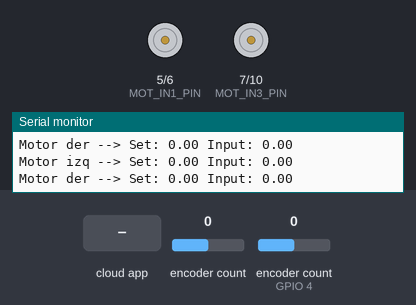
Bench run of a sketch on a simulated ESP32-C3. Shown: motor-driver pin pairs drawn as motors (green arrow = first pin HIGH = forward, orange = second pin HIGH = backward, longer = more drive), the last lines printed to the serial monitor. Inputs (shaded band) come from the test bench; at power-on: encoder count 0, encoder count (sensor on GPIO 4) 0. The RemoteXY app is connected.

Above: at 1.2 s.
1.3 s: encoder count (sensor 0) set to 1
At 1.9 s:
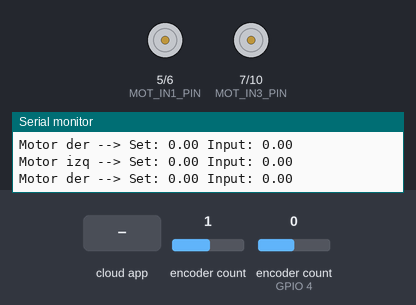
2.8 s: the phone or cloud app sets Mando_Y to 1
At 4.0 s:
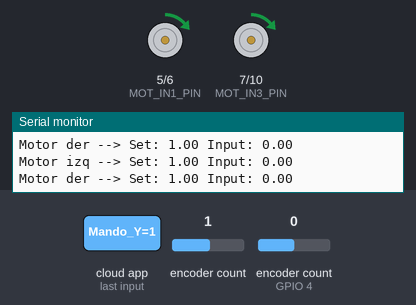
5.8 s: encoder count (sensor on GPIO 4) set to 1
At 6.5 s:
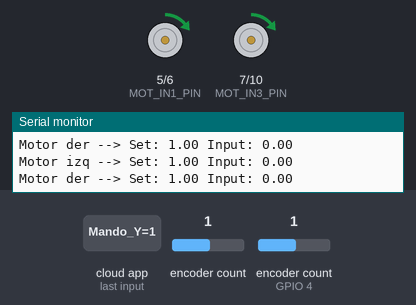
7.3 s: encoder count (sensor 0) set to 2
At 7.6 s:
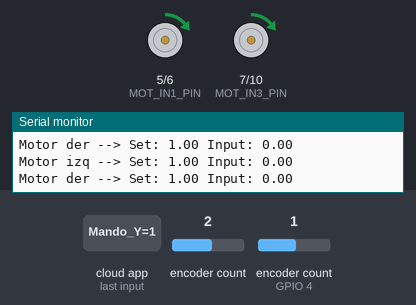
8.8 s: the phone or cloud app sets Mando_X to 1
At 9.7 s:
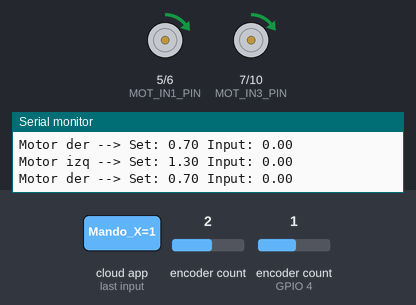
11.8 s: the phone or cloud app sets Mando_Y to 0
At 13.2 s:
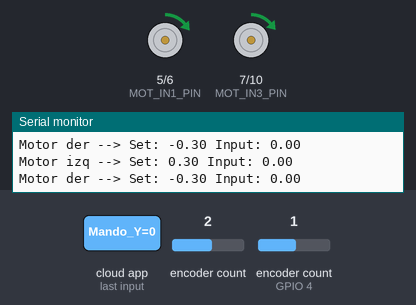
Timing chart, 0 to 15.8 s (numbered marks = the images above; inputs shaded):
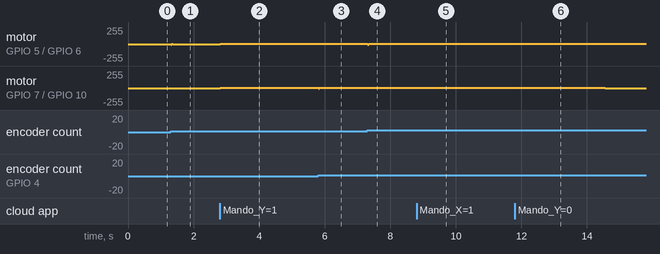

The sketch:

Codigo_RemoteXY.ino
```cpp
#include <Arduino.h> // ESTO SIEMPRE VA PRIMERO
#include <Encoder.h> // para los encoder uwu
#include <PID_v1.h> // pid del motor?

// ==========================================
//        CONFIGURACIÓN PRINCIPAL
// ==========================================

// Comenta para usar Bluetooth, Descomenta para WIFI
// #define MODO_BASESTATION

// ID de este robot
#define MI_ROBOT_ID 1

// ==========================================
//               PINES Y MOTORES
// ==========================================

#define C1_MI 0
#define C2_MI 1
#define C1_MD 4
#define C2_MD 3

// DRV8833
#define MOT_IN1_PIN 5
#define MOT_IN2_PIN 6
#define MOT_IN3_PIN 7
#define MOT_IN4_PIN 10


Encoder encoderIzq(C1_MI, C2_MI);
Encoder encoderDer(C1_MD, C2_MD);

double SetpointIzq, InputIzq, OutputIzq;
double SetpointDer, InputDer, OutputDer;

double kp=7.0, ki=1.0, kd=0.1;

PID PID_Izq(&InputIzq, &OutputIzq, &SetpointIzq, kp, ki, kd, DIRECT);
PID PID_Der(&InputDer, &OutputDer, &SetpointDer, kp, ki, kd, DIRECT);

long posIzqAnt = 0, posDerAnt = 0;
unsigned long lastTime = 0;


// PWM Settings
const uint32_t PWM_FREQ = 20000;
const uint8_t  PWM_RES  = 10;

// Variables Puente (Funcionan para WiFi y BT)
float Input_X = 0;
float Input_Y = 0;

// ==========================================
//            BLOQUE 1: ESP-NOW (WIFI)
// ==========================================
#ifdef MODO_BASESTATION
  #include <esp_now.h>
  #include <WiFi.h>

  typedef struct struct_mensaje{
    int8_t x_robot_1;
    int8_t y_robot_1;

    int8_t x_robot_2;
    int8_t y_robot_2;

    int8_t x_robot_3;
    int8_t y_robot_3;

    int8_t x_robot_4;
    int8_t y_robot_4;

    int8_t x_robot_5;
    int8_t y_robot_5;
  } struct_mensaje;

  struct_mensaje misdatos;

  // CORRECCIÓN: Firma actualizada para ESP32 Core v3.0
  void OnDataRecv(const esp_now_recv_info_t * info, const uint8_t *incomingData, int len){
    memcpy(&misdatos, incomingData, sizeof(misdatos));

    int8_t recibido_x = 0;
    int8_t recibido_y = 0;

    switch(MI_ROBOT_ID){
      case 1:
        recibido_x = misdatos.x_robot_1;
        recibido_y = misdatos.y_robot_1;
        break;
      case 2:
        recibido_x = misdatos.x_robot_2;
        recibido_y = misdatos.y_robot_2;
        break;
      case 3:
        recibido_x = misdatos.x_robot_3;
        recibido_y = misdatos.y_robot_3;
        break;
      case 4:
        recibido_x = misdatos.x_robot_4;
        recibido_y = misdatos.y_robot_4;
        break;
      case 5:
        recibido_x = misdatos.x_robot_5;
        recibido_y = misdatos.y_robot_5;
        break;

      }

    Input_Y = recibido_y;
    Input_X = recibido_x;
  }

// ==========================================
//            BLOQUE 2: REMOTEXY (BT)
// ==========================================

#else
  #define REMOTEXY_MODE__ESP32CORE_BLE
  #include <BLEDevice.h>
  #define REMOTEXY_BLUETOOTH_NAME "RemoteXY"
  #include <RemoteXY.h>

  #pragma pack(push, 1)
  uint8_t RemoteXY_CONF[] =
   { 255,3,0,0,0,49,0,19,0,0,0,82,111,98,111,116,105,116,111,0,
    31,2,106,200,200,84,1,1,2,0,5,54,136,49,49,147,35,45,45,32,
    1,24,31,1,9,145,31,31,16,50,24,24,0,2,31,0 };

  struct {
    int8_t Mando_X;
    int8_t Mando_Y;
    uint8_t Boton_1;
    uint8_t connect_flag;
  } RemoteXY;
  #pragma pack(pop)
#endif

// ==========================================
//           FUNCIONES MATEMÁTICAS
// ==========================================

inline float clampf(float v, float lo, float hi){ return v<lo?lo:(v>hi?hi:v); }
inline int dutyFromNorm(float v, int maxDuty){ v=fabsf(v); v=clampf(v,0,1); return (int)(v*maxDuty); }
float deadzone(float v, float dz){ float a=fabsf(v); if(a<dz) return 0; float s=(a-dz)/(1.0f-dz); return v>=0?s:-s; }
float expo(float v, float e){ return (1.0f-e)*v + e*v*fabsf(v); }

void driveOne(int pwm, uint8_t pinX, uint8_t pinY, int maxDuty){
  if (pwm > maxDuty) pwm = maxDuty;
  if (pwm < -maxDuty) pwm = -maxDuty;

  if(pwm > 0){
    analogWrite (pinX, abs(pwm));
    analogWrite(pinY,0);
  } else if (pwm < 0){
    analogWrite(pinX, 0);
    analogWrite(pinY,abs(pwm));
  } else{
    analogWrite(pinX,0);
    analogWrite(pinY,0);
  }
}

void setWheels(float left, float right, int maxDuty){
  driveOne(left,  MOT_IN1_PIN, MOT_IN2_PIN, maxDuty);
  driveOne(right, MOT_IN3_PIN, MOT_IN4_PIN, maxDuty);
}

// ==========================================
//                  SETUP
// ==========================================

void setup() {
  Serial.begin(115200);

  pinMode(C1_MD, INPUT);
  pinMode(C2_MD, INPUT);
  pinMode(C1_MI, INPUT);
  pinMode(C2_MI, INPUT);

  pinMode(MOT_IN1_PIN, OUTPUT);
  pinMode(MOT_IN2_PIN, OUTPUT);
  pinMode(MOT_IN3_PIN, OUTPUT);
  pinMode(MOT_IN4_PIN, OUTPUT);

  analogWriteResolution(MOT_IN1_PIN, PWM_RES);
  analogWriteResolution(MOT_IN2_PIN, PWM_RES);
  analogWriteResolution(MOT_IN3_PIN, PWM_RES);
  analogWriteResolution(MOT_IN4_PIN, PWM_RES);

  analogWriteFrequency(MOT_IN1_PIN, PWM_FREQ);
  analogWriteFrequency(MOT_IN2_PIN, PWM_FREQ);
  analogWriteFrequency(MOT_IN3_PIN, PWM_FREQ);
  analogWriteFrequency(MOT_IN4_PIN, PWM_FREQ);

  /// CONFIG PID /////
  PID_Izq.SetMode(AUTOMATIC);
  PID_Der.SetMode(AUTOMATIC);

  PID_Izq.SetOutputLimits(-1023,1023);
  PID_Der.SetOutputLimits(-1023,1023);

  PID_Izq.SetSampleTime(20);
  PID_Der.SetSampleTime(20);
  ///////

  #ifdef MODO_BASESTATION
    WiFi.mode(WIFI_STA);
    if(esp_now_init() != ESP_OK){
      Serial.println("Error ESP-NOW");
      return;
    }
    esp_now_register_recv_cb(OnDataRecv);
    Serial.println("ESCUCHANDO POR ESP-NOW...");
    Serial.print("ROBOT ID: "); Serial.println(MI_ROBOT_ID);
    Serial.print("MAC: "); Serial.println(WiFi.macAddress());

  #else
      RemoteXY_Init ();
      Serial.println("MODO BLUETOOTH INICIADO");
  #endif
}

// ==========================================
//                  LOOP
// ==========================================

void loop() {

  // 1. OBTENER DATOS
  #ifdef MODO_BASESTATION
    delay(10);
  #else
    RemoteXY_Handler ();
    Input_X = RemoteXY.Mando_X;
    Input_Y = RemoteXY.Mando_Y;
  #endif

if(millis() - lastTime >= 20){
    long currPosIzq = encoderIzq.read();
    long currPosDer = encoderDer.read();

    InputIzq = (double)(currPosIzq -posIzqAnt);
    InputDer = (double)(currPosDer -posDerAnt);
    posIzqAnt = currPosIzq;
    posDerAnt = currPosDer;
    lastTime = millis();

    //if (abs(Input_X) < 10 && abs(Input_Y) <10){    // Esta wea es para una posible zona muerta
    //  driveOne(0,MOT_IN1_PIN, MOT_IN2_PIN,1023);
    //  driveOne(0,MOT_IN2_PIN, MOT_IN4_PIN,1023);
    //
    //}

    // Faltaria agregar un anti windup para el PID porque ahora si se desconecta un motor o alguna wea queda la mea caga por el P


    double targetSpeed = Input_Y * 1;

    SetpointIzq = targetSpeed + (Input_X *0.3);
    SetpointDer = targetSpeed - (Input_X *0.3);

    PID_Izq.Compute();
    PID_Der.Compute();

    driveOne((int)OutputIzq, MOT_IN1_PIN, MOT_IN2_PIN, 1023);
    driveOne((int)OutputDer, MOT_IN3_PIN, MOT_IN4_PIN, 1023);

    Serial.print("Motor izq --> Set: "); Serial.print(SetpointIzq);
    Serial.print(" Input: "); Serial.println(InputIzq);
    Serial.print("Motor der --> Set: "); Serial.print(SetpointDer);
    Serial.print(" Input: "); Serial.println(InputDer);

  }
}
```

Measured:
- after the input at 1.3 s, motor on GPIO 5 (MOT_IN1_PIN) / GPIO 6 (MOT_IN2_PIN): stopped → backward 11/255 at once, → forward 4/255 0.02 s later, → stopped 0.02 s later
- after the input at 2.8 s, motor on GPIO 5 (MOT_IN1_PIN) / GPIO 6 (MOT_IN2_PIN): stopped → forward 1/255 at once, → forward 2/255 2.1 s later; motor on GPIO 7 (MOT_IN3_PIN) / GPIO 10 (MOT_IN4_PIN): stopped → forward 1/255 at once, → forward 2/255 2.0 s later
- after the input at 5.8 s, motor on GPIO 7 (MOT_IN3_PIN) / GPIO 10 (MOT_IN4_PIN): forward 2/255 → backward 9/255 at once, → forward 7/255 0.02 s later, → forward 2/255 0.02 s later
- after the input at 7.3 s, motor on GPIO 5 (MOT_IN1_PIN) / GPIO 6 (MOT_IN2_PIN): forward 2/255 → backward 8/255 at once, → forward 7/255 0.02 s later, → forward 2/255 0.02 s later
- after the input at 8.8 s, motor on GPIO 5 (MOT_IN1_PIN) / GPIO 6 (MOT_IN2_PIN): forward 2/255 → forward 3/255 after 0.02 s instead of 0.26 s; motor on GPIO 7 (MOT_IN3_PIN) / GPIO 10 (MOT_IN4_PIN): stays forward 2/255 (without the input it goes to forward 3/255 after 0.18 s)
- after the input at 11.8 s, motor on GPIO 5 (MOT_IN1_PIN) / GPIO 6 (MOT_IN2_PIN): forward 4/255 → forward 2/255 at once; motor on GPIO 7 (MOT_IN3_PIN) / GPIO 10 (MOT_IN4_PIN): forward 2/255 → forward 1/255 at once, → stopped 2.7 s later
